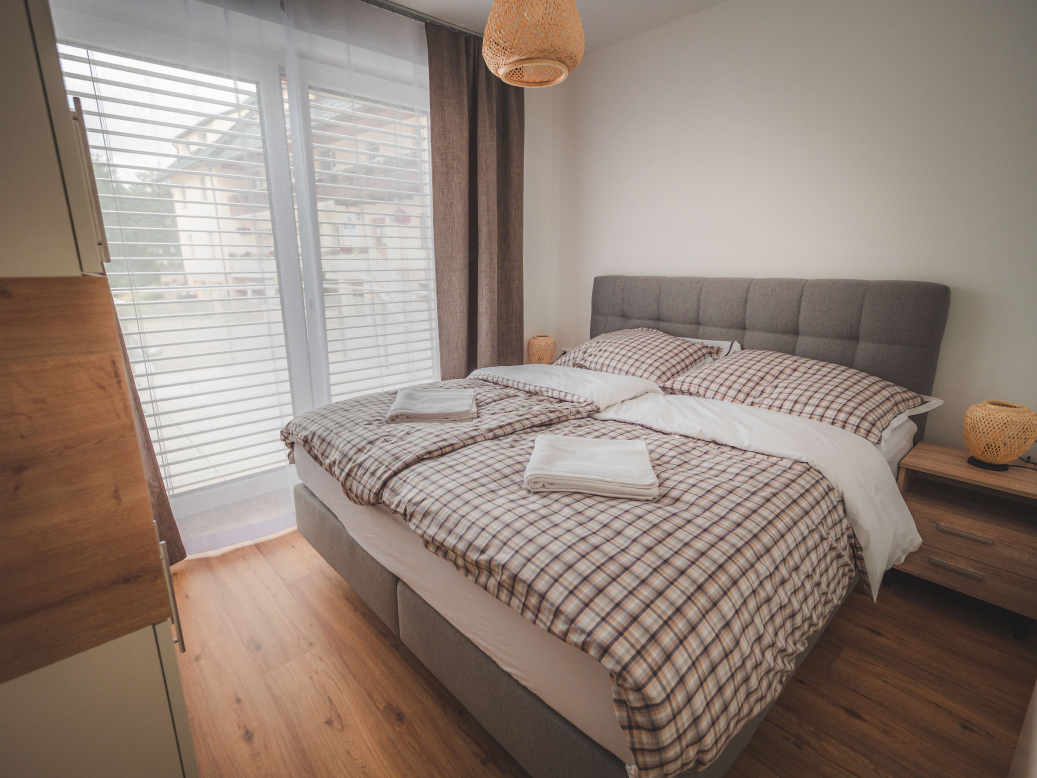
#> input picture images/bedroom.jpg, 5184 x 3888 px (shown at 1/5 size); its folder holds only this picture in this run
$ python optimize_images.py
#> lines starting #> are read from the running program, lines starting #| are printed output that depends on the picture
#!/usr/bin/env python3
"""Generate responsive, web-optimized image variants for Alpenglück Tauplitz.

Reads the full-resolution originals in images/*.jpg and writes downscaled
WebP + JPEG-fallback variants into images/opt/. Re-runnable and idempotent:
it only regenerates a variant when the source is newer than the output.

Naming: images/opt/<name>-<width>.<ext>
  - gallery images: 800 + 1600 WebP, 1200 JPEG fallback
  - hero image:     1200 + 2000 WebP, 1600 JPEG fallback

The lightbox uses the widest WebP variant for a sharp full-screen view,
which is still a fraction of the multi-megabyte camera originals.
"""
import os

from PIL import Image

ROOT = os.path.dirname(os.path.abspath(__file__))
SRC_DIR = os.path.join(ROOT, "images")
OUT_DIR = os.path.join(SRC_DIR, "opt")

# Per-image variant plans: list of (width, format, quality)
GALLERY_PLAN = [
    (800, "webp", 80),
    (1600, "webp", 80),
    (1200, "jpg", 82),
]
HERO_PLAN = [
    (1200, "webp", 80),
    (2000, "webp", 82),
    (1600, "jpg", 82),
]

HERO = "hero.jpg"


def variant_path(name, width, ext):
    return os.path.join(OUT_DIR, "%s-%d.%s" % (name, width, ext))


def needs_build(src, dst):
    return not os.path.exists(dst) or os.path.getmtime(dst) < os.path.getmtime(src)


def save_variant(im, src, name, width, ext, quality):
    dst = variant_path(name, width, ext)
    if not needs_build(src, dst):
        return False
    # Never upscale.
    target_w = min(width, im.width)
    target_h = round(im.height * target_w / im.width)
    resized = im.resize((target_w, target_h), Image.LANCZOS)
    if ext == "webp":
        resized.save(dst, "WEBP", quality=quality, method=6)
    else:
        resized.convert("RGB").save(dst, "JPEG", quality=quality, optimize=True, progressive=True)
    return True


def main():
    os.makedirs(OUT_DIR, exist_ok=True)
    for fname in sorted(os.listdir(SRC_DIR)):
        if not fname.endswith(".jpg"):
            continue
        src = os.path.join(SRC_DIR, fname)
        name = os.path.splitext(fname)[0]
        plan = HERO_PLAN if fname == HERO else GALLERY_PLAN
        with Image.open(src) as im:
#> im is the input picture: PIL image 5184x3888 RGB; mean R, G, B 147.7, 132.2, 122.2
            im = im.convert("RGB")
            for width, ext, quality in plan:
                built = save_variant(im, src, name, width, ext, quality)
                tag = "wrote" if built else "skip "
                print(tag, os.path.relpath(variant_path(name, width, ext), ROOT))
#> this loop made 3 passes
#| wrote images/opt/bedroom-800.webp
#| wrote images/opt/bedroom-1600.webp
#| wrote images/opt/bedroom-1200.jpg
#> pass 1, in save_variant, `resized = im.resize((target_w, target_h), Image.LANCZOS)`:
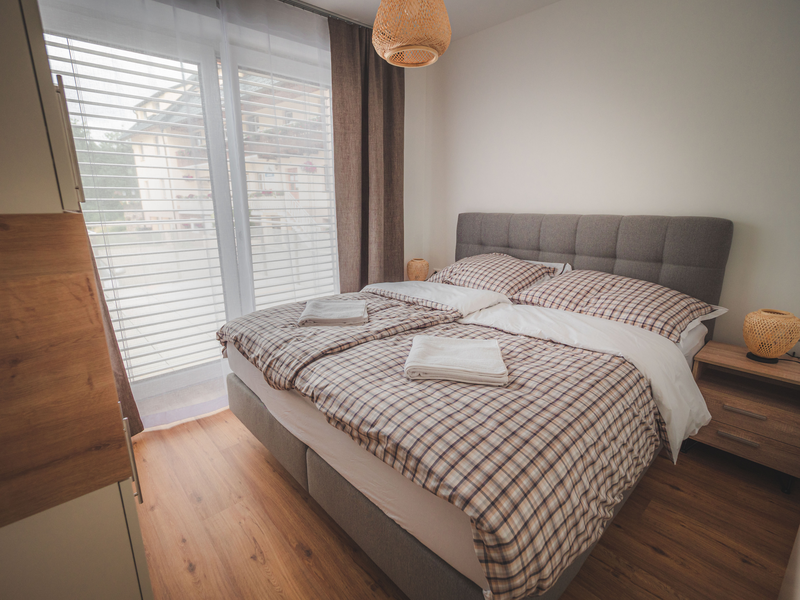
#> resized: PIL image 800x600 RGB; mean R, G, B 147.7, 132.2, 122.2


if __name__ == "__main__":
    main()
